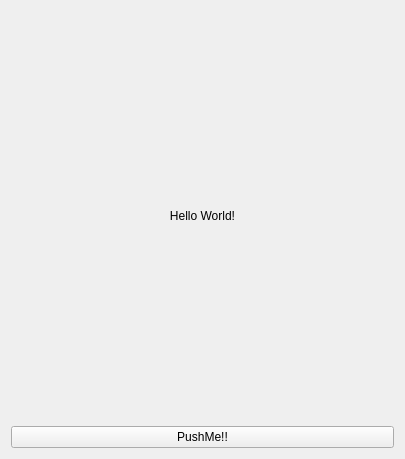
<?xml version="1.0" encoding="UTF-8"?>
<ui version="4.0">
 <class>Widget</class>
 <widget class="QWidget" name="Widget">
  <property name="geometry">
   <rect>
    <x>0</x>
    <y>0</y>
    <width>405</width>
    <height>459</height>
   </rect>
  </property>
  <property name="windowTitle">
   <string>Widget</string>
  </property>
  <layout class="QGridLayout" name="gridLayout">
   <item row="0" column="0">
    <widget class="QLabel" name="label">
     <property name="layoutDirection">
      <enum>Qt::LeftToRight</enum>
     </property>
     <property name="frameShape">
      <enum>QFrame::NoFrame</enum>
     </property>
     <property name="text">
      <string>Hello World!</string>
     </property>
     <property name="scaledContents">
      <bool>false</bool>
     </property>
     <property name="alignment">
      <set>Qt::AlignCenter</set>
     </property>
    </widget>
   </item>
   <item row="1" column="0">
    <widget class="QPushButton" name="pushButton">
     <property name="text">
      <string>PushMe!!</string>
     </property>
    </widget>
   </item>
  </layout>
 </widget>
 <resources/>
 <connections/>
</ui>
